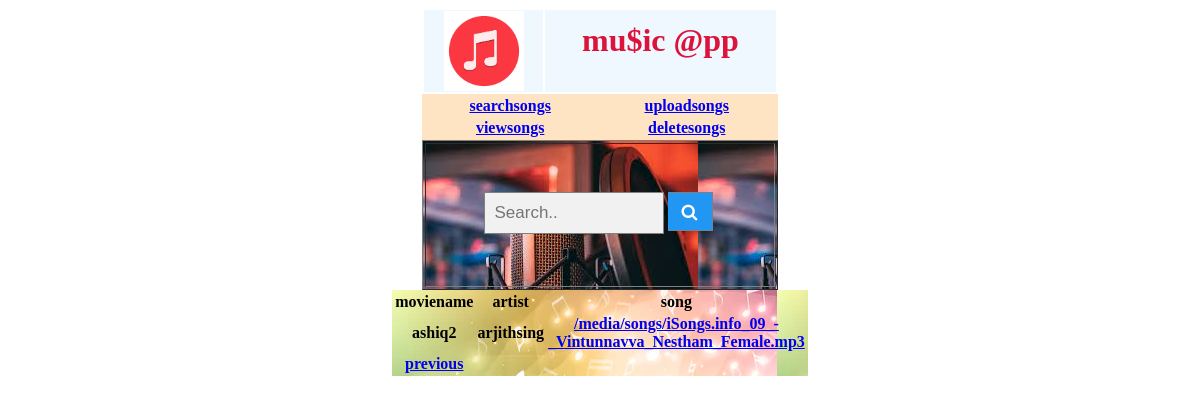
The page /artistsong/?A=arjithsing on the database its author committed.
### app/models.py (models this page shows)
class UploadModel(models.Model):
    moviename=models.CharField(max_length=30)
    artist=models.CharField(max_length=30)
    song=models.FileField(upload_to='songs/')

### app/views.py (the view)
# urls.py: path('artistsong/',views.ArtistStong.as_view(),name="artistsong"),
class ArtistStong(View):
    def get(self,request):
        a=request.GET.get("A")
        aa=UploadModel.objects.filter(artist=a)
        return render(request,"artistasongs.html",{"artsong":aa})

### templates/artistasongs.html
{% include 'opensearchpage.html' %}
{% load static %}
<table align ="center" border="0" width="30%" style="background-image: url('{% static "images/mmi.webp"%}')";>
    <tr>
        <th>moviename</th>
        <th>artist</th>
        <th>song</th>
    </tr>
    {% for x in artsong %}
        <tr>
        <th>{{ x.moviename }}</th>
        <th>{{ x.artist }}</th>
        <th><a href="{% url 'playsong' %}?n={{ x.song.url }}"> {{ x.song.url }} </a></th>
        </tr>
    {% endfor %}
<tr>
    <th> <a href="{% url 'musichome' %}">previous</a></th>
    </tr>
</table>

### templates/menu comman.html (style rules this page uses)
th { font-family: silentreaction }

### rows shown on the page
UploadModel: moviename "ashiq2", artist "arjithsing", song "/media/songs/iSongs.info_09_-_Vintunnavva_Nestham_Female.mp3"
